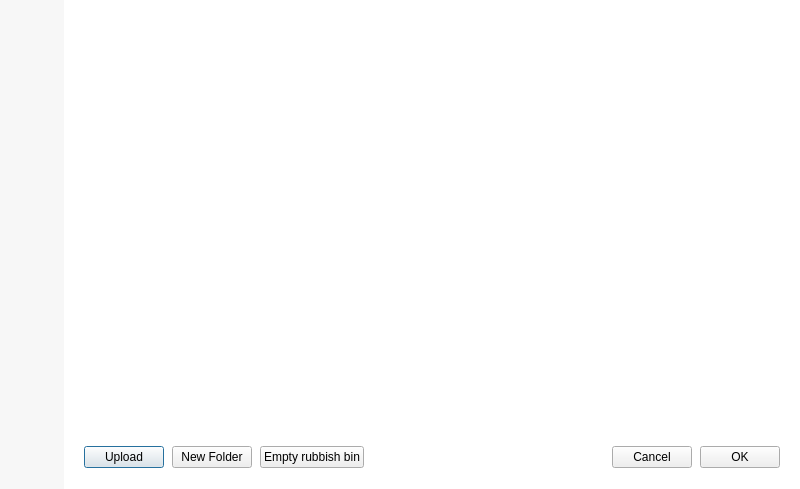
<?xml version="1.0" encoding="UTF-8"?>
<ui version="4.0">
 <class>NodeSelector</class>
 <widget class="QDialog" name="NodeSelector">
  <property name="windowModality">
   <enum>Qt::NonModal</enum>
  </property>
  <property name="geometry">
   <rect>
    <x>0</x>
    <y>0</y>
    <width>800</width>
    <height>489</height>
   </rect>
  </property>
  <property name="minimumSize">
   <size>
    <width>600</width>
    <height>300</height>
   </size>
  </property>
  <property name="windowTitle">
   <string>Select a MEGA folder</string>
  </property>
  <property name="autoFillBackground">
   <bool>false</bool>
  </property>
  <property name="styleSheet">
   <string notr="true">#wStorage
{
border:none;
}

#wLeftPaneNS
{
background-color: #F7F7F7; /*colorToken.surface-1*/
}

#wRightPaneNS, #footer
{
background-color: #FFFFFF; /*colorToken.page-background*/
}</string>
  </property>
  <layout class="QHBoxLayout" name="horizontalLayout_15" stretch="0,0">
   <property name="spacing">
    <number>0</number>
   </property>
   <property name="leftMargin">
    <number>0</number>
   </property>
   <property name="topMargin">
    <number>0</number>
   </property>
   <property name="rightMargin">
    <number>0</number>
   </property>
   <property name="bottomMargin">
    <number>0</number>
   </property>
   <item>
    <widget class="QWidget" name="wLeftPaneNS" native="true">
     <property name="sizePolicy">
      <sizepolicy hsizetype="Fixed" vsizetype="Preferred">
       <horstretch>0</horstretch>
       <verstretch>0</verstretch>
      </sizepolicy>
     </property>
     <property name="minimumSize">
      <size>
       <width>64</width>
       <height>0</height>
      </size>
     </property>
     <property name="maximumSize">
      <size>
       <width>64</width>
       <height>16777215</height>
      </size>
     </property>
     <property name="tabselector_group" stdset="0">
      <bool>true</bool>
     </property>
     <layout class="QVBoxLayout" name="verticalLayout">
      <property name="spacing">
       <number>16</number>
      </property>
      <property name="leftMargin">
       <number>12</number>
      </property>
      <property name="topMargin">
       <number>28</number>
      </property>
      <property name="bottomMargin">
       <number>24</number>
      </property>
      <item>
       <widget class="QGroupBox" name="wStorage">
        <property name="title">
         <string notr="true"/>
        </property>
        <layout class="QVBoxLayout" name="wSearchLayout_2">
         <property name="spacing">
          <number>12</number>
         </property>
         <property name="leftMargin">
          <number>0</number>
         </property>
         <property name="topMargin">
          <number>0</number>
         </property>
         <property name="rightMargin">
          <number>4</number>
         </property>
         <property name="bottomMargin">
          <number>4</number>
         </property>
         <item>
          <widget class="TabSelector" name="fCloudDrive" native="true">
           <property name="sizePolicy">
            <sizepolicy hsizetype="Preferred" vsizetype="Fixed">
             <horstretch>0</horstretch>
             <verstretch>0</verstretch>
            </sizepolicy>
           </property>
           <property name="minimumSize">
            <size>
             <width>0</width>
             <height>36</height>
            </size>
           </property>
           <property name="maximumSize">
            <size>
             <width>16777215</width>
             <height>36</height>
            </size>
           </property>
           <property name="acceptDrops">
            <bool>true</bool>
           </property>
           <property name="icon" stdset="0">
            <iconset resource="../../../gui/Resources_common.qrc">
             <normaloff>:/cloud_small_thin_outline</normaloff>
             <normalon>:/cloud_small_thin_solid</normalon>:/cloud_small_thin_outline</iconset>
           </property>
           <property name="normal_off" stdset="0">
            <string notr="true">icon-secondary</string>
           </property>
           <property name="normal_on" stdset="0">
            <string notr="true">icon-primary</string>
           </property>
          </widget>
         </item>
         <item>
          <widget class="TabSelector" name="fIncomingShares" native="true">
           <property name="sizePolicy">
            <sizepolicy hsizetype="Expanding" vsizetype="Fixed">
             <horstretch>0</horstretch>
             <verstretch>0</verstretch>
            </sizepolicy>
           </property>
           <property name="minimumSize">
            <size>
             <width>0</width>
             <height>36</height>
            </size>
           </property>
           <property name="maximumSize">
            <size>
             <width>16777215</width>
             <height>36</height>
            </size>
           </property>
           <property name="acceptDrops">
            <bool>true</bool>
           </property>
           <property name="icon" stdset="0">
            <iconset resource="../../../gui/Resources_common.qrc">
             <normaloff>:/folder-users_small_thin_outline</normaloff>
             <normalon>:/folder-users_small_thin_solid</normalon>:/folder-users_small_thin_outline</iconset>
           </property>
           <property name="normal_off" stdset="0">
            <string notr="true">icon-secondary</string>
           </property>
           <property name="normal_on" stdset="0">
            <string notr="true">icon-primary</string>
           </property>
          </widget>
         </item>
         <item>
          <widget class="TabSelector" name="fBackups" native="true">
           <property name="sizePolicy">
            <sizepolicy hsizetype="Preferred" vsizetype="Fixed">
             <horstretch>0</horstretch>
             <verstretch>0</verstretch>
            </sizepolicy>
           </property>
           <property name="minimumSize">
            <size>
             <width>0</width>
             <height>36</height>
            </size>
           </property>
           <property name="maximumSize">
            <size>
             <width>16777215</width>
             <height>36</height>
            </size>
           </property>
           <property name="icon" stdset="0">
            <iconset resource="../../../gui/Resources_common.qrc">
             <normaloff>:/devices_small_thin_outline</normaloff>
             <normalon>:/devices_small_thin_solid</normalon>:/devices_small_thin_outline</iconset>
           </property>
           <property name="normal_off" stdset="0">
            <string notr="true">icon-secondary</string>
           </property>
           <property name="normal_on" stdset="0">
            <string notr="true">icon-primary</string>
           </property>
          </widget>
         </item>
         <item>
          <widget class="TabSelector" name="fRubbish" native="true">
           <property name="sizePolicy">
            <sizepolicy hsizetype="Preferred" vsizetype="Fixed">
             <horstretch>0</horstretch>
             <verstretch>0</verstretch>
            </sizepolicy>
           </property>
           <property name="minimumSize">
            <size>
             <width>0</width>
             <height>36</height>
            </size>
           </property>
           <property name="maximumSize">
            <size>
             <width>16777215</width>
             <height>36</height>
            </size>
           </property>
           <property name="acceptDrops">
            <bool>true</bool>
           </property>
           <property name="icon" stdset="0">
            <iconset resource="../../../gui/Resources_common.qrc">
             <normaloff>:/trash_small_thin_outline</normaloff>
             <normalon>:/trash_small_thin_solid</normalon>:/trash_small_thin_outline</iconset>
           </property>
           <property name="normal_off" stdset="0">
            <string notr="true">icon-secondary</string>
           </property>
           <property name="normal_on" stdset="0">
            <string notr="true">icon-primary</string>
           </property>
          </widget>
         </item>
        </layout>
       </widget>
      </item>
      <item>
       <spacer name="verticalSpacer">
        <property name="orientation">
         <enum>Qt::Vertical</enum>
        </property>
        <property name="sizeHint" stdset="0">
         <size>
          <width>20</width>
          <height>40</height>
         </size>
        </property>
       </spacer>
      </item>
      <item>
       <widget class="QWidget" name="cbContainer" native="true">
        <layout class="QHBoxLayout" name="horizontalLayout_2">
         <property name="spacing">
          <number>0</number>
         </property>
         <property name="leftMargin">
          <number>0</number>
         </property>
         <property name="topMargin">
          <number>0</number>
         </property>
         <property name="rightMargin">
          <number>4</number>
         </property>
         <property name="bottomMargin">
          <number>0</number>
         </property>
        </layout>
       </widget>
      </item>
     </layout>
    </widget>
   </item>
   <item>
    <widget class="QWidget" name="wRightPaneNS" native="true">
     <layout class="QVBoxLayout" name="verticalLayout_3">
      <property name="spacing">
       <number>0</number>
      </property>
      <property name="leftMargin">
       <number>0</number>
      </property>
      <property name="topMargin">
       <number>0</number>
      </property>
      <property name="rightMargin">
       <number>0</number>
      </property>
      <property name="bottomMargin">
       <number>0</number>
      </property>
      <item>
       <widget class="QWidget" name="header" native="true">
        <property name="minimumSize">
         <size>
          <width>0</width>
          <height>0</height>
         </size>
        </property>
        <property name="maximumSize">
         <size>
          <width>16777215</width>
          <height>16777215</height>
         </size>
        </property>
        <layout class="QVBoxLayout" name="headerContainerLayout">
         <property name="spacing">
          <number>16</number>
         </property>
         <property name="leftMargin">
          <number>20</number>
         </property>
         <property name="topMargin">
          <number>20</number>
         </property>
         <property name="rightMargin">
          <number>20</number>
         </property>
         <property name="bottomMargin">
          <number>20</number>
         </property>
         <item>
          <widget class="QWidget" name="headerTopRow" native="true">
           <property name="minimumSize">
            <size>
             <width>0</width>
             <height>40</height>
            </size>
           </property>
           <layout class="QHBoxLayout" name="headerLayout" stretch="1,0,0">
            <property name="spacing">
             <number>4</number>
            </property>
            <property name="leftMargin">
             <number>0</number>
            </property>
            <property name="topMargin">
             <number>0</number>
            </property>
            <property name="rightMargin">
             <number>0</number>
            </property>
            <property name="bottomMargin">
             <number>0</number>
            </property>
            <item>
             <widget class="QWidget" name="actionButtonsContainer" native="true">
              <property name="minimumSize">
               <size>
                <width>50</width>
                <height>50</height>
               </size>
              </property>
              <layout class="QHBoxLayout" name="actionButtonsLayout">
               <property name="spacing">
                <number>12</number>
               </property>
               <property name="leftMargin">
                <number>0</number>
               </property>
               <property name="topMargin">
                <number>0</number>
               </property>
               <property name="rightMargin">
                <number>0</number>
               </property>
               <property name="bottomMargin">
                <number>0</number>
               </property>
              </layout>
             </widget>
            </item>
            <item>
             <widget class="IncomingShareHeaderWidget" name="incomingShareHeaderWidget" native="true">
              <property name="sizePolicy">
               <sizepolicy hsizetype="Expanding" vsizetype="Preferred">
                <horstretch>1</horstretch>
                <verstretch>0</verstretch>
               </sizepolicy>
              </property>
             </widget>
            </item>
            <item>
             <spacer name="headerSearchSpacer">
              <property name="orientation">
               <enum>Qt::Horizontal</enum>
              </property>
              <property name="sizeHint" stdset="0">
               <size>
                <width>40</width>
                <height>20</height>
               </size>
              </property>
             </spacer>
            </item>
            <item>
             <widget class="SearchLineEdit" name="leSearchTool">
              <property name="sizePolicy">
               <sizepolicy hsizetype="Expanding" vsizetype="Preferred">
                <horstretch>0</horstretch>
                <verstretch>0</verstretch>
               </sizepolicy>
              </property>
              <property name="minimumSize">
               <size>
                <width>0</width>
                <height>0</height>
               </size>
              </property>
             </widget>
            </item>
           </layout>
          </widget>
         </item>
         <item>
          <widget class="QLabel" name="lSearchResultCount">
           <property name="visible">
            <bool>false</bool>
           </property>
           <property name="text">
            <string notr="true"/>
           </property>
          </widget>
         </item>
         <item>
          <widget class="NodeSelectorDestinationBreadcrumb" name="navigationBreadcrumb" native="true">
           <property name="visible">
            <bool>false</bool>
           </property>
          </widget>
         </item>
        </layout>
       </widget>
      </item>
      <item>
       <widget class="QStackedWidget" name="stackedWidget">
        <property name="minimumSize">
         <size>
          <width>0</width>
          <height>0</height>
         </size>
        </property>
        <property name="currentIndex">
         <number>-1</number>
        </property>
       </widget>
      </item>
      <item>
       <widget class="QWidget" name="footer" native="true">
        <property name="minimumSize">
         <size>
          <width>0</width>
          <height>0</height>
         </size>
        </property>
        <layout class="QVBoxLayout" name="verticalLayout_5">
         <property name="spacing">
          <number>23</number>
         </property>
         <property name="leftMargin">
          <number>20</number>
         </property>
         <property name="topMargin">
          <number>21</number>
         </property>
         <property name="rightMargin">
          <number>20</number>
         </property>
         <property name="bottomMargin">
          <number>21</number>
         </property>
         <item>
          <widget class="BannerWidget" name="destinationBanner" native="true">
           <property name="visible">
            <bool>false</bool>
           </property>
          </widget>
         </item>
         <item>
          <widget class="NodeSelectorDestinationBreadcrumb" name="destinationBreadcrumb" native="true"/>
         </item>
         <item>
          <widget class="QWidget" name="bLayout" native="true">
           <property name="maximumSize">
            <size>
             <width>16777215</width>
             <height>16777215</height>
            </size>
           </property>
           <layout class="QHBoxLayout" name="horizontalLayout_4">
            <property name="spacing">
             <number>8</number>
            </property>
            <property name="leftMargin">
             <number>0</number>
            </property>
            <property name="topMargin">
             <number>0</number>
            </property>
            <property name="rightMargin">
             <number>0</number>
            </property>
            <property name="bottomMargin">
             <number>0</number>
            </property>
            <item>
             <widget class="QWidget" name="customButtonsContainer" native="true">
              <property name="sizePolicy">
               <sizepolicy hsizetype="Preferred" vsizetype="Preferred">
                <horstretch>0</horstretch>
                <verstretch>0</verstretch>
               </sizepolicy>
              </property>
              <layout class="QHBoxLayout" name="customButtonsLayout">
               <property name="spacing">
                <number>8</number>
               </property>
               <property name="leftMargin">
                <number>0</number>
               </property>
               <property name="topMargin">
                <number>0</number>
               </property>
               <property name="rightMargin">
                <number>0</number>
               </property>
               <property name="bottomMargin">
                <number>0</number>
               </property>
               <item>
                <widget class="TokenizableButton" name="bUpload">
                 <property name="sizePolicy">
                  <sizepolicy hsizetype="Fixed" vsizetype="Fixed">
                   <horstretch>0</horstretch>
                   <verstretch>0</verstretch>
                  </sizepolicy>
                 </property>
                 <property name="cursor">
                  <cursorShape>PointingHandCursor</cursorShape>
                 </property>
                 <property name="visible">
                  <bool>false</bool>
                 </property>
                 <property name="text">
                  <string notr="true">Upload</string>
                 </property>
                 <property name="icon">
                  <iconset resource="../../../gui/Resources_common.qrc">
                   <normaloff>:/arrow-up_small_thin_outline</normaloff>:/arrow-up_small_thin_outline</iconset>
                 </property>
                 <property name="iconSize">
                  <size>
                   <width>16</width>
                   <height>16</height>
                  </size>
                 </property>
                 <property name="type" stdset="0">
                  <string notr="true">outline</string>
                 </property>
                 <property name="dimension" stdset="0">
                  <string notr="true">medium</string>
                 </property>
                </widget>
               </item>
               <item>
                <widget class="TokenizableButton" name="bNewFolder">
                 <property name="sizePolicy">
                  <sizepolicy hsizetype="Fixed" vsizetype="Fixed">
                   <horstretch>0</horstretch>
                   <verstretch>0</verstretch>
                  </sizepolicy>
                 </property>
                 <property name="cursor">
                  <cursorShape>PointingHandCursor</cursorShape>
                 </property>
                 <property name="visible">
                  <bool>false</bool>
                 </property>
                 <property name="text">
                  <string notr="true">New Folder</string>
                 </property>
                 <property name="icon">
                  <iconset resource="../../../gui/Resources_common.qrc">
                   <normaloff>:/folder-plus-01_small_thin_outline</normaloff>:/folder-plus-01_small_thin_outline</iconset>
                 </property>
                 <property name="iconSize">
                  <size>
                   <width>16</width>
                   <height>16</height>
                  </size>
                 </property>
                 <property name="type" stdset="0">
                  <string notr="true">outline</string>
                 </property>
                 <property name="dimension" stdset="0">
                  <string notr="true">medium</string>
                 </property>
                </widget>
               </item>
               <item>
                <widget class="TokenizableButton" name="bClearRubbish">
                 <property name="sizePolicy">
                  <sizepolicy hsizetype="Fixed" vsizetype="Fixed">
                   <horstretch>0</horstretch>
                   <verstretch>0</verstretch>
                  </sizepolicy>
                 </property>
                 <property name="cursor">
                  <cursorShape>PointingHandCursor</cursorShape>
                 </property>
                 <property name="visible">
                  <bool>false</bool>
                 </property>
                 <property name="text">
                  <string notr="true">Empty rubbish bin</string>
                 </property>
                 <property name="icon">
                  <iconset resource="../../../gui/Resources_common.qrc">
                   <normaloff>:/x_small_thin_outline</normaloff>:/x_small_thin_outline</iconset>
                 </property>
                 <property name="iconSize">
                  <size>
                   <width>16</width>
                   <height>16</height>
                  </size>
                 </property>
                 <property name="type" stdset="0">
                  <string notr="true">outline</string>
                 </property>
                 <property name="dimension" stdset="0">
                  <string notr="true">medium</string>
                 </property>
                </widget>
               </item>
              </layout>
             </widget>
            </item>
            <item>
             <spacer name="horizontalSpacer">
              <property name="orientation">
               <enum>Qt::Horizontal</enum>
              </property>
              <property name="sizeHint" stdset="0">
               <size>
                <width>0</width>
                <height>0</height>
               </size>
              </property>
             </spacer>
            </item>
            <item>
             <widget class="QPushButton" name="bCancel">
              <property name="sizePolicy">
               <sizepolicy hsizetype="Fixed" vsizetype="Fixed">
                <horstretch>0</horstretch>
                <verstretch>0</verstretch>
               </sizepolicy>
              </property>
              <property name="cursor">
               <cursorShape>PointingHandCursor</cursorShape>
              </property>
              <property name="text">
               <string notr="true">Cancel</string>
              </property>
              <property name="type" stdset="0">
               <string notr="true">secondary</string>
              </property>
              <property name="dimension" stdset="0">
               <string notr="true">medium</string>
              </property>
             </widget>
            </item>
            <item>
             <widget class="QPushButton" name="bOk">
              <property name="sizePolicy">
               <sizepolicy hsizetype="Fixed" vsizetype="Fixed">
                <horstretch>0</horstretch>
                <verstretch>0</verstretch>
               </sizepolicy>
              </property>
              <property name="cursor">
               <cursorShape>PointingHandCursor</cursorShape>
              </property>
              <property name="text">
               <string notr="true">OK</string>
              </property>
              <property name="type" stdset="0">
               <string notr="true">primary</string>
              </property>
              <property name="dimension" stdset="0">
               <string notr="true">medium</string>
              </property>
             </widget>
            </item>
           </layout>
          </widget>
         </item>
        </layout>
       </widget>
      </item>
     </layout>
    </widget>
   </item>
  </layout>
 </widget>
 <customwidgets>
  <customwidget>
   <class>TokenizableButton</class>
   <extends>QPushButton</extends>
   <header>tokenizer/TokenizableItems/TokenizableButtons.h</header>
  </customwidget>
  <customwidget>
   <class>TabSelector</class>
   <extends>QWidget</extends>
   <header>TabSelector.h</header>
   <container>1</container>
  </customwidget>
  <customwidget>
   <class>SearchLineEdit</class>
   <extends>QFrame</extends>
   <header>SearchLineEdit.h</header>
   <container>1</container>
  </customwidget>
  <customwidget>
   <class>IncomingShareHeaderWidget</class>
   <extends>QWidget</extends>
   <header>IncomingShareHeaderWidget.h</header>
   <container>1</container>
  </customwidget>
  <customwidget>
   <class>NodeSelectorDestinationBreadcrumb</class>
   <extends>QWidget</extends>
   <header>NodeSelectorDestinationBreadcrumb.h</header>
  </customwidget>
  <customwidget>
   <class>BannerWidget</class>
   <extends>QWidget</extends>
   <header>BannerWidget.h</header>
   <container>1</container>
  </customwidget>
 </customwidgets>
 <resources>
  <include location="../../../gui/Resources_common.qrc"/>
 </resources>
 <connections/>
</ui>
